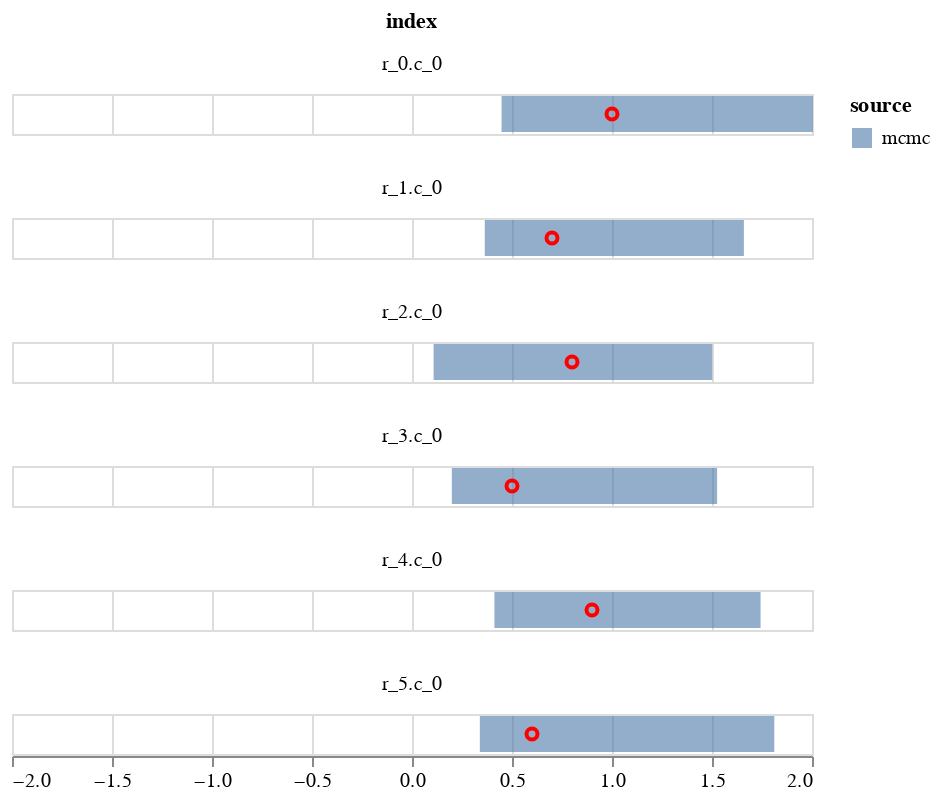

Notebook code cell kept with this figure:
### Code cell
c1 = alt.Chart(plot_data).mark_bar(opacity=0.6).encode(
    alt.X('q1', title=None,  scale=alt.Scale(domain=[-2,2])),
    alt.X2('q2', title=None),
    alt.Color('source'),    
)
    

c2 = alt.Chart(plot_data).mark_point(opacity=1, color='red').encode(
        alt.X('data', title=None),
)
(c1+c2).facet(
       'index',
    columns=1
    )

### Figure 1 — Vega-Lite specification as saved in the notebook (floating-point values rounded to 4 significant figures)
{"config": {"view": {"continuousWidth": 400, "continuousHeight": 300}}, "data": {"name": "data-c8cd6341ad24a4ee514ce5474b51385a"}, "facet": {"type": "nominal", "field": "index"}, "spec": {"layer": [{"mark": {"type": "bar", "opacity": 0.6}, "encoding": {"color": {"type": "nominal", "field": "source"}, "x": {"type": "quantitative", "field": "q1", "scale": {"domain": [-2, 2]}, "title": null}, "x2": {"field": "q2", "title": null}}}, {"mark": {"type": "point", "color": "red", "opacity": 1}, "encoding": {"x": {"type": "quantitative", "field": "data", "title": null}}}]}, "columns": 1, "$schema": "https://vega.github.io/schema/vega-lite/v4.8.1.json", "datasets": {"data-c8cd6341ad24a4ee514ce5474b51385a": [{"index": "r_0.c_0", "q1": 0.4477, "q2": 2.005, "source": "mcmc", "data": 1.0}, {"index": "r_1.c_0", "q1": 0.3639, "q2": 1.659, "source": "mcmc", "data": 0.7}, {"index": "r_2.c_0", "q1": 0.108, "q2": 1.501, "source": "mcmc", "data": 0.8}, {"index": "r_3.c_0", "q1": 0.1992, "q2": 1.526, "source": "mcmc", "data": 0.5}, {"index": "r_4.c_0", "q1": 0.4122, "q2": 1.743, "source": "mcmc", "data": 0.9}, {"index": "r_5.c_0", "q1": 0.3393, "q2": 1.812, "source": "mcmc", "data": 0.6}]}}
